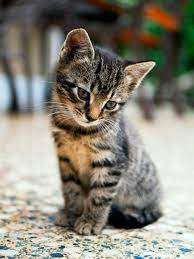
#> input picture cat.jpeg, 194 x 259 px
$ python grayscale.py
#> lines starting #> are read from the running program, lines starting #| are printed output that depends on the picture; after the words box and inside, x2 and y2 are one past the last pixel; in counts of white or black regions, pixels touching at a corner belong together
import cv2

img = cv2.imread('cat.jpeg')
#> img is the input picture: shape (259, 194, 3); mean B, G, R 120.8, 133.2, 136.3
op = img.copy()

gray = cv2.cvtColor(op, cv2.COLOR_BGR2GRAY)
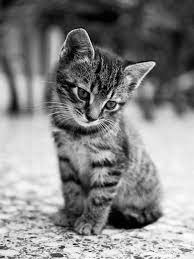
#> gray: shape (259, 194); min 0, max 255, mean 132.7
cv2.imshow("Grayscale", gray)

#blur = cv2.GaussianBlur(gray, (3,3), 0)

edge = cv2.Canny(gray, 290, 300)
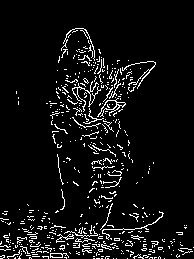
#> edge: shape (259, 194); 6.6% white in thin lines or dots, all inside (x1, y1, x2, y2) = (0, 28, 194, 259)

cv2.imshow("Edge", edge)
cv2.waitKey(0)
